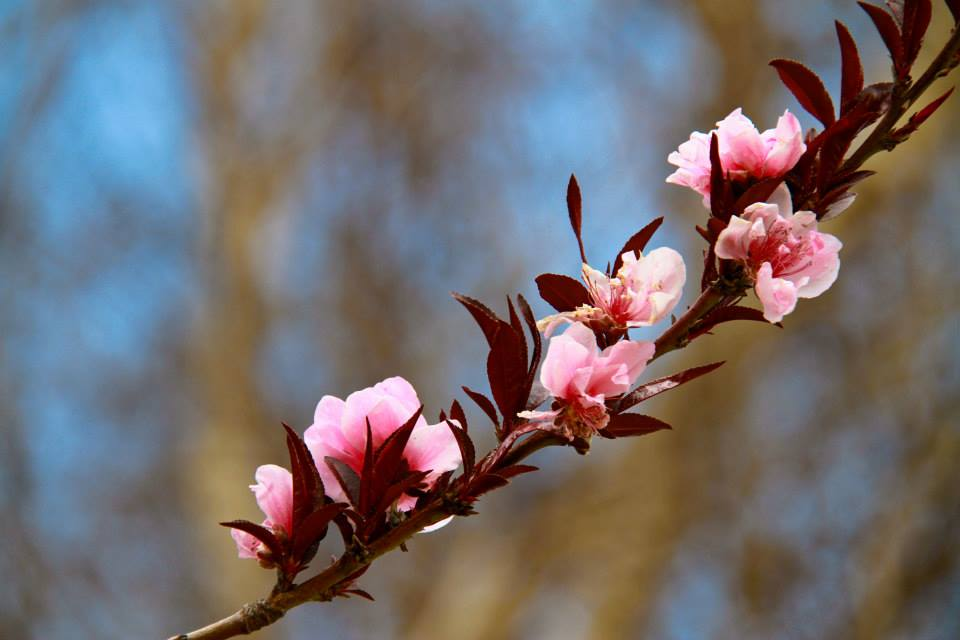
#> input picture CV/CV_WEEK01_2_PM/flowers_dallas.jpg, 960 x 640 px
$ jupyter execute enhance_image.ipynb
#> lines starting #> are read from the running program, lines starting #| are printed output that depends on the picture
[cell 1]
# ImageEnhance 모듈이 존재 : 이미지를 개선시켜주는 모듈
# enhance() 메소드를 사용
#
# 1) 색 균형 조정
# 2) 이미지 음영 조정
# 3) 이미지의 발전
# 4) 이미지 선명도 조정

[cell 2]
## 색 균형 (Color Blance)

from PIL import Image
from PIL import ImageEnhance

def enhance_color(image_path, enhance_factor, output_path):
#> called with image_path = 'flowers_dallas.jpg', enhance_factor = 0.5, output_path = 'enhanced_flowers_dallas.jpg'
    image = Image.open(image_path)
#> image is the input picture: PIL image 960x640 RGB; mean R, G, B 114.7, 107.6, 109.1
    enhancer = ImageEnhance.Color(image) ## 이미지에서 색을 조정하겠다
    new_image = enhancer.enhance(enhance_factor)
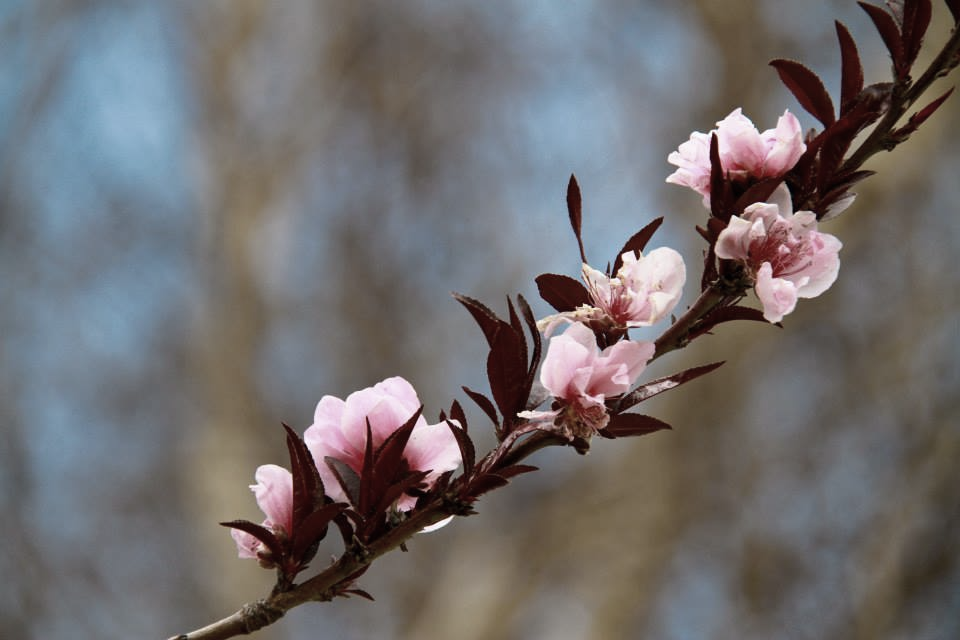
#> new_image: PIL image 960x640 RGB; mean R, G, B 112, 108.5, 109.2
    new_image.save(output_path)

# factor 값은 0.0~ 1.0 사이의 값을 가진다
# 0.0 : 흑백 ~ 1.0 : 원래 값
if __name__ == "__main__":
    enhance_color("flowers_dallas.jpg", 0.5, "enhanced_flowers_dallas.jpg")

[cell 3]
# Image Contrast

from PIL import Image
from PIL import ImageEnhance

def enhance_contrast(image_path, enhance_factor, output_path):
#> called with image_path = 'flowers_dallas.jpg', enhance_factor = 0.1, output_path = 'enhanced_contrast_flowers_dallas.jpg'
    image = Image.open(image_path)
    enhancer = ImageEnhance.Contrast(image)
    new_image = enhancer.enhance(enhance_factor)
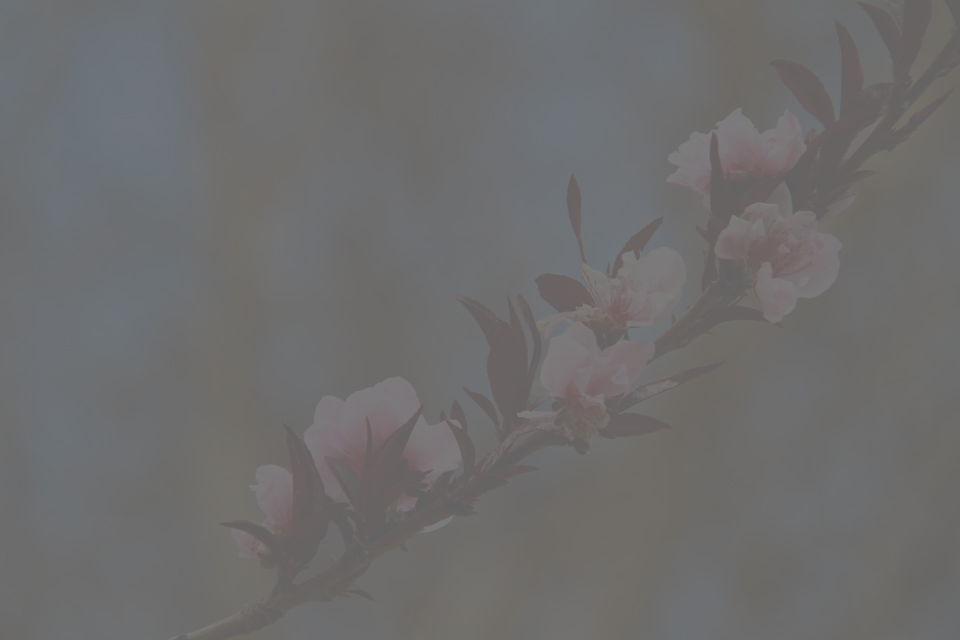
#> new_image: PIL image 960x640 RGB; mean R, G, B 110, 109.3, 109.5
    new_image.save(output_path)

# factor 값은 0.0~ 1.0 사이의 값을 가진다

if __name__ == "__main__":
    enhance_contrast("flowers_dallas.jpg", 0.1, "enhanced_contrast_flowers_dallas.jpg")

[cell 4]
# Image Brightness
# 이미지 밝기 조절

from PIL import Image
from PIL import ImageEnhance

def enhance_brightness(image_path, enhance_factor, output_path):
#> called with image_path = 'flowers_dallas.jpg', enhance_factor = 0.3, output_path = 'enhanced_brightness_flowers_dallas.jpg'
    image = Image.open(image_path)
    enhancer = ImageEnhance.Brightness(image)
    new_image = enhancer.enhance(enhance_factor)
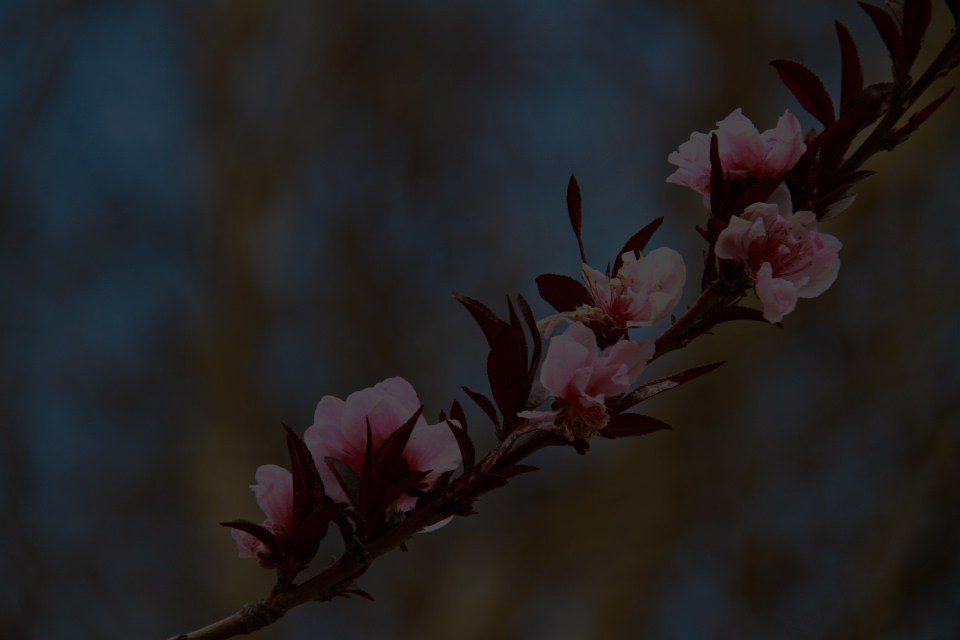
#> new_image: PIL image 960x640 RGB; mean R, G, B 34, 31.8, 32.3
    new_image.save(output_path)

# factor 값은 0.0~ 1.0 사이의 값을 가진다

if __name__ == "__main__":
    enhance_brightness("flowers_dallas.jpg", 0.3, "enhanced_brightness_flowers_dallas.jpg")

[cell 5]
# image sharpness
# 선명도 조절

from PIL import Image
from PIL import ImageEnhance

def enhance_sharpness(image_path, enhance_factor, output_path):
#> called with image_path = 'flowers_dallas.jpg', enhance_factor = 3, output_path = 'enhanced_sharpness_flowers_dallas.jpg'
    image = Image.open(image_path)
    enhancer = ImageEnhance.Sharpness(image)
    new_image = enhancer.enhance(enhance_factor)
    new_image.save(output_path)

# factor 값은 0.0~ 1.0 사이의 값을 가진다

if __name__ == "__main__":
    enhance_sharpness("flowers_dallas.jpg", 3.0, "enhanced_sharpness_flowers_dallas.jpg")

$ run again, with CV/CV_WEEK01_2_PM/bridge.JPG copied over CV/CV_WEEK01_2_PM/flowers_dallas.jpg
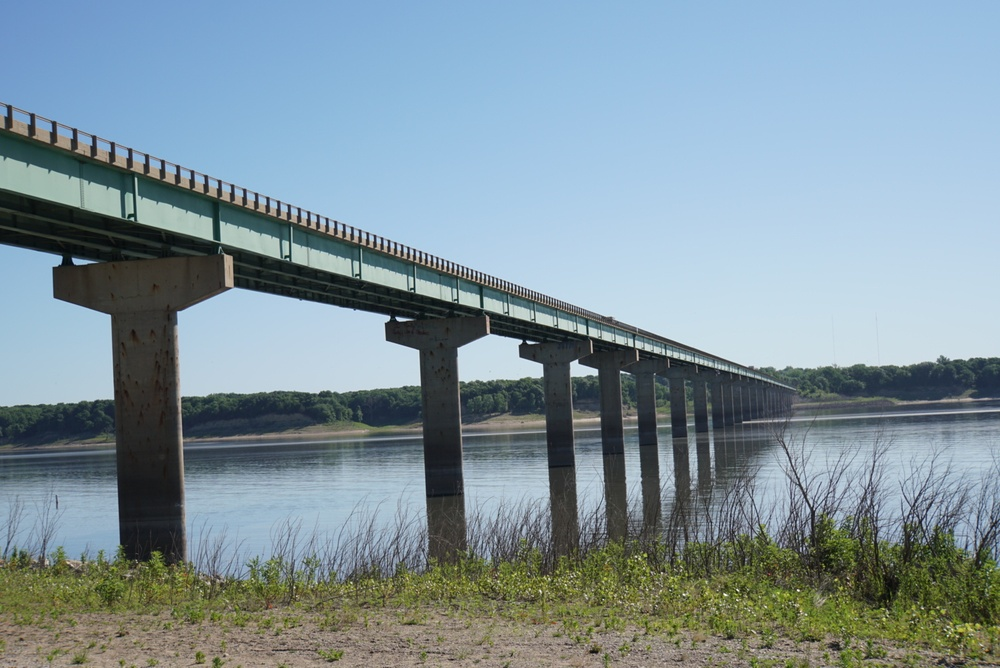
#> input picture CV/CV_WEEK01_2_PM/bridge.JPG, 1000 x 668 px, shrunk from 1616 x 1080 before the run
#> in enhance_color, image is the input picture: PIL image 1000x668 RGB; mean R, G, B 127.8, 147, 155.9
#> in enhance_contrast, `new_image = enhancer.enhance(enhance_factor)`:
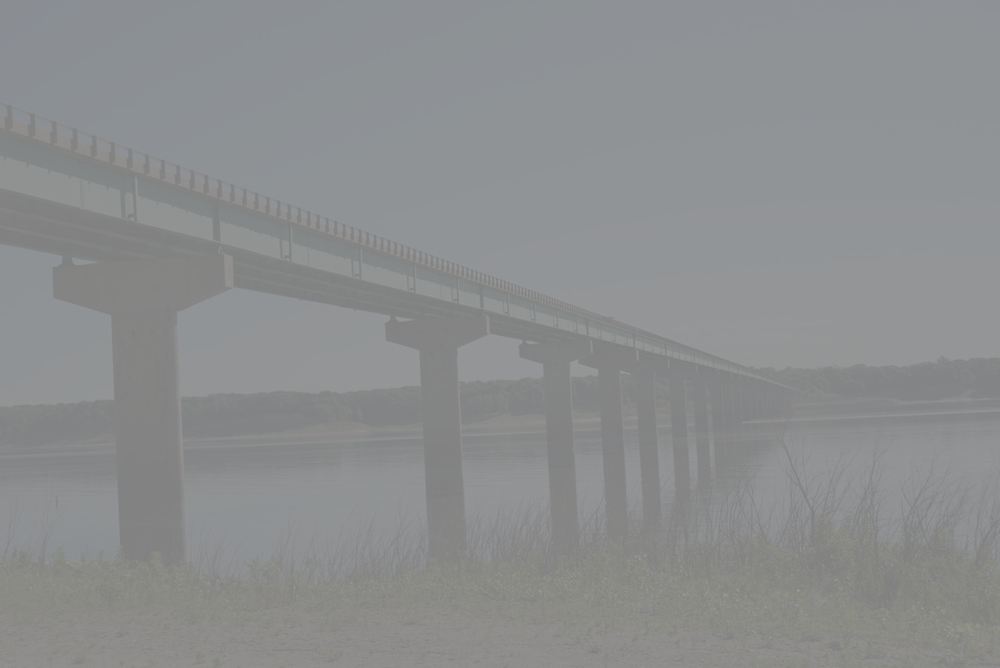
#> new_image: PIL image 1000x668 RGB; mean R, G, B 140.1, 142, 143
#> in enhance_brightness, `new_image = enhancer.enhance(enhance_factor)`:
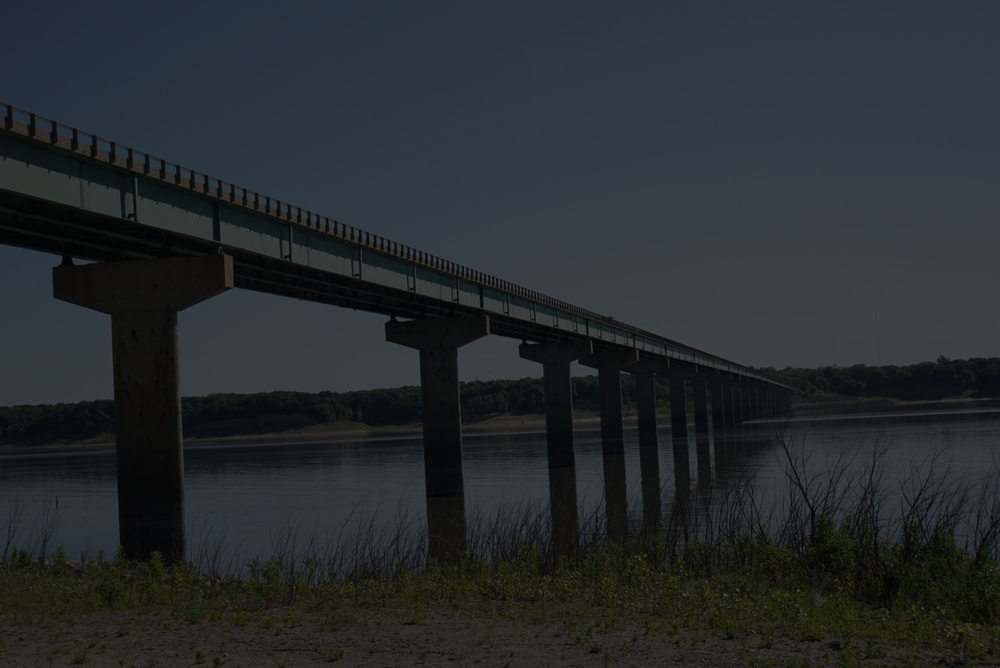
#> new_image: PIL image 1000x668 RGB; mean R, G, B 37.9, 43.7, 46.3

$ run again, with CV/CV_WEEK01_2_PM/butterfly.jpg copied over CV/CV_WEEK01_2_PM/flowers_dallas.jpg
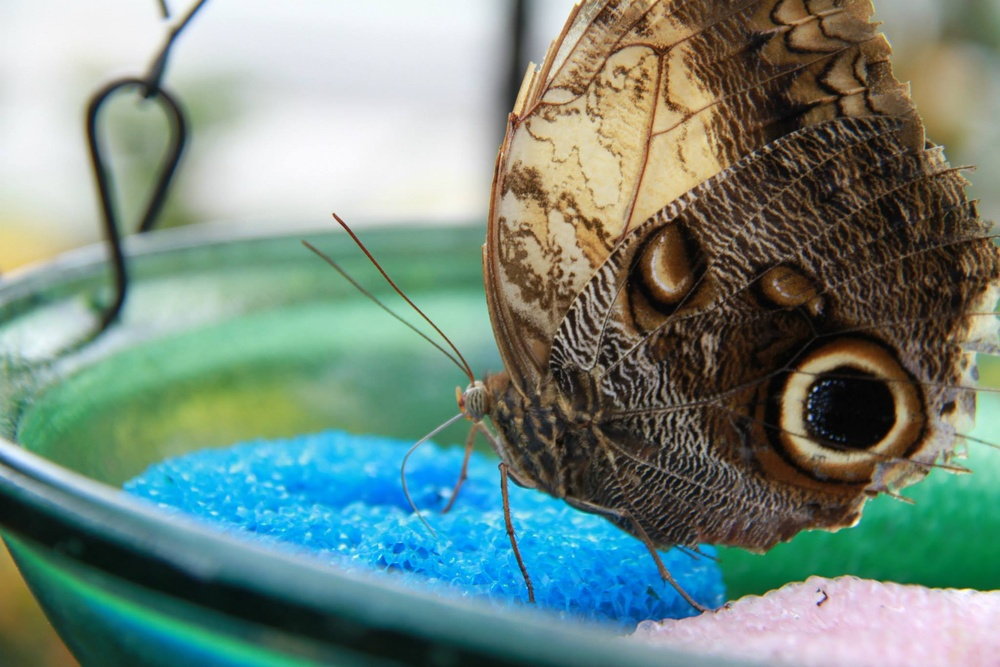
#> input picture CV/CV_WEEK01_2_PM/butterfly.jpg, 1000 x 667 px, shrunk from 2048 x 1366 before the run
#> in enhance_color, image is the input picture: PIL image 1000x667 RGB; mean R, G, B 115.3, 137.2, 127.2
#> in enhance_contrast, `new_image = enhancer.enhance(enhance_factor)`:
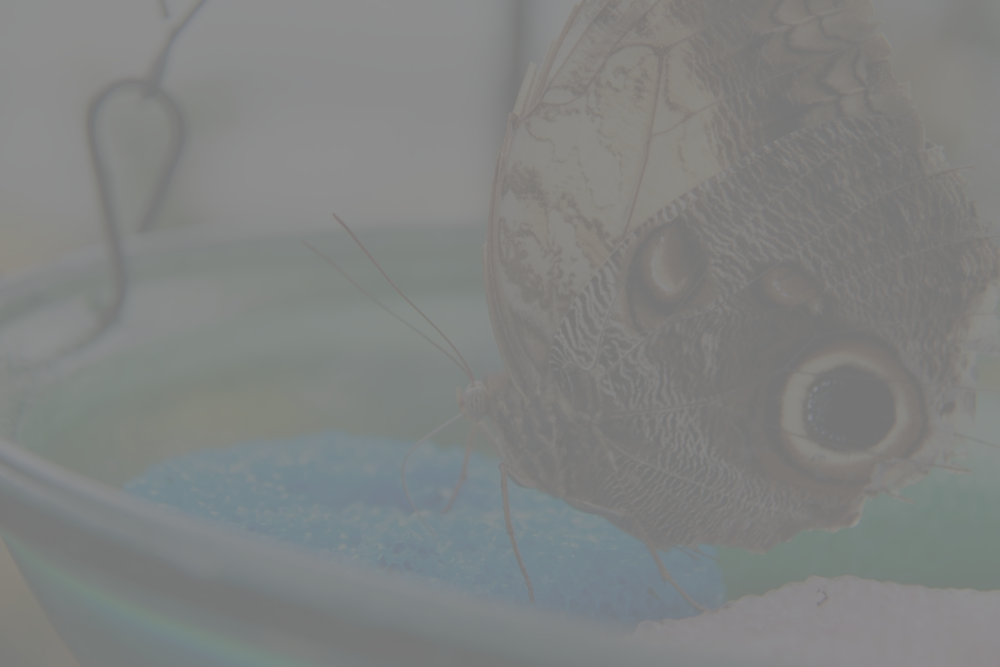
#> new_image: PIL image 1000x667 RGB; mean R, G, B 128.1, 130.3, 129.3
#> in enhance_brightness, `new_image = enhancer.enhance(enhance_factor)`:
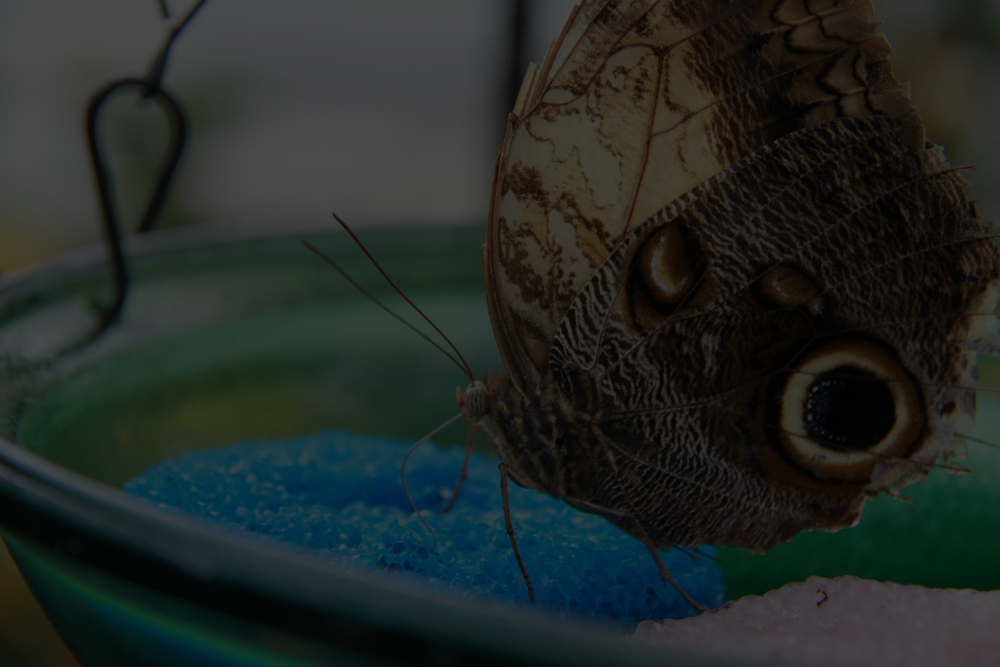
#> new_image: PIL image 1000x667 RGB; mean R, G, B 34.1, 40.7, 37.7
